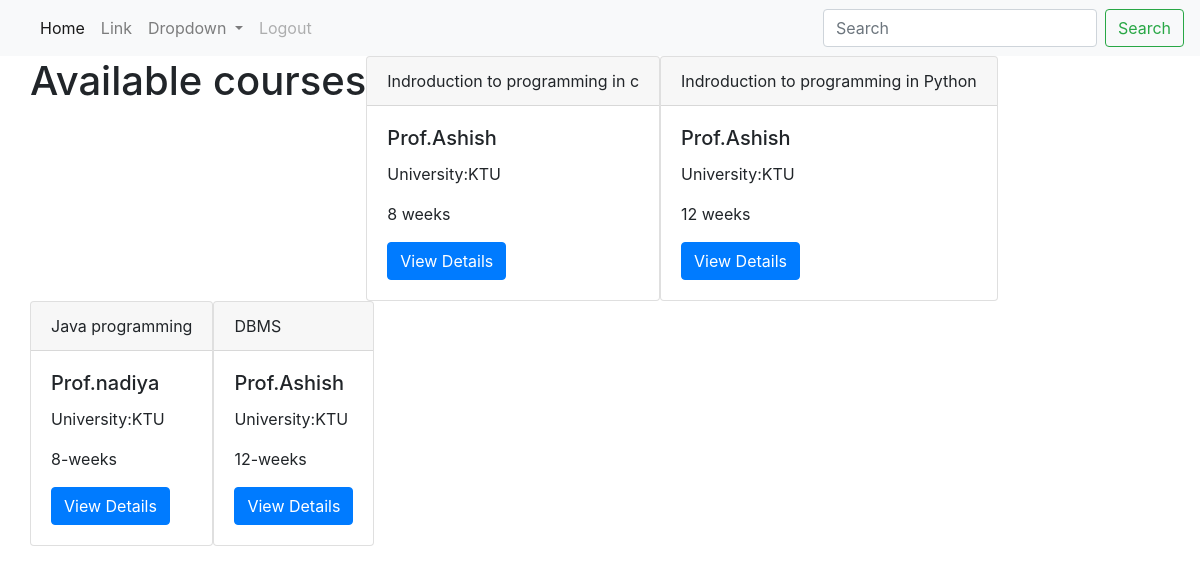
The page /home on the database its author committed.
### Course/models.py (models this page shows, shortened)
class Course(models.Model):
    course_name = models.CharField(max_length=50)
    duration = models.CharField(max_length=50)
    university = models.ForeignKey(University, on_delete=models.CASCADE)
    faculty = models.ForeignKey(Faculty, on_delete=models.CASCADE)
    description = models.TextField()
    created_date = models.DateField()
    is_active = models.BooleanField(default=True)

### admin_management/models.py (models this page shows)
class Faculty(models.Model):
    user=models.OneToOneField(User, on_delete=models.CASCADE, null=True)
    address = models.ForeignKey(Address, on_delete=models.CASCADE)
    phone_number=models.IntegerField( null=True)
    university = models.ForeignKey(University, on_delete=models.CASCADE)
    def __str__(self):
        return self.user.first_name

class University(models.Model):
    university_name = models.CharField(max_length=100, null=True)
    address = models.ForeignKey(Address, on_delete=models.CASCADE)
    email = models.EmailField()
    mobile_number = models.IntegerField(max_length=15)
    def __str__(self):
        return self.university_name

### user_management/views.py (the view)
# urls.py: path("home", views.HomePage.as_view(), name="home"),
class HomePage(generic.ListView):
    template_name = "home.html"
    model = Course

### user_management/templates/home.html (shortened to what this page needs)
{% extends 'base.html' %}
{% block content %}
<div>
    <h1>Available courses</h1>
    </div>
    {% for c in object_list %}
    <div class="card">
        <div class="card-header">{{c.course_name}}</div>
        <div class="card-body">
          <h5 class="card-title" >Prof.{{c.faculty}}</h5>
          <p class="card-text">University:{{c.university}}</p>
          <p class="card-text">{{c.duration}}</p>
          <a href="{% url 'course-detail' c.id %}" class="btn btn-primary">View Details</a>
        </div>
      </div>
       {% endfor %}
{% endblock %}

### user_management/templates/home.html (style rules this page uses)
h1 { text-align: left; margin-top: 1px; }

### rows shown on the page
Course: course_name "Indroduction to programming in c", faculty "Ashish", university "KTU", duration "8 weeks"
Course: course_name "Indroduction to programming in Python", faculty "Ashish", university "KTU", duration "12 weeks"
Course: course_name "Java programming", faculty "nadiya", university "KTU", duration "8-weeks"
Course: course_name "DBMS", faculty "Ashish", university "KTU", duration "12-weeks"
